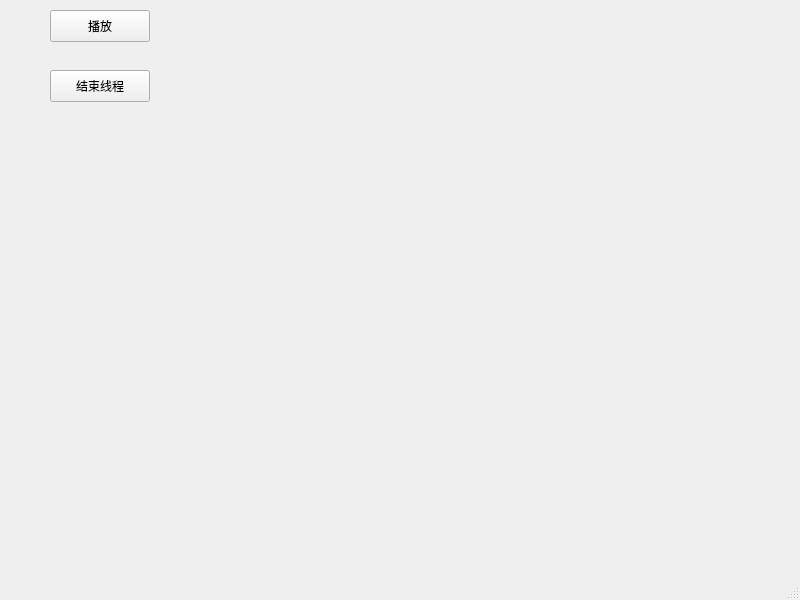
<?xml version="1.0" encoding="UTF-8"?>
<ui version="4.0">
 <class>MainWindow</class>
 <widget class="QMainWindow" name="MainWindow">
  <property name="geometry">
   <rect>
    <x>0</x>
    <y>0</y>
    <width>800</width>
    <height>600</height>
   </rect>
  </property>
  <property name="windowTitle">
   <string>MainWindow</string>
  </property>
  <widget class="QWidget" name="centralwidget">
   <widget class="QPushButton" name="pushButton">
    <property name="geometry">
     <rect>
      <x>50</x>
      <y>10</y>
      <width>100</width>
      <height>32</height>
     </rect>
    </property>
    <property name="text">
     <string>播放</string>
    </property>
   </widget>
   <widget class="QPushButton" name="pushButton_2">
    <property name="geometry">
     <rect>
      <x>50</x>
      <y>70</y>
      <width>100</width>
      <height>32</height>
     </rect>
    </property>
    <property name="text">
     <string>结束线程</string>
    </property>
   </widget>
  </widget>
  <widget class="QMenuBar" name="menubar">
   <property name="geometry">
    <rect>
     <x>0</x>
     <y>0</y>
     <width>800</width>
     <height>24</height>
    </rect>
   </property>
  </widget>
  <widget class="QStatusBar" name="statusbar"/>
 </widget>
 <resources/>
 <connections/>
</ui>
